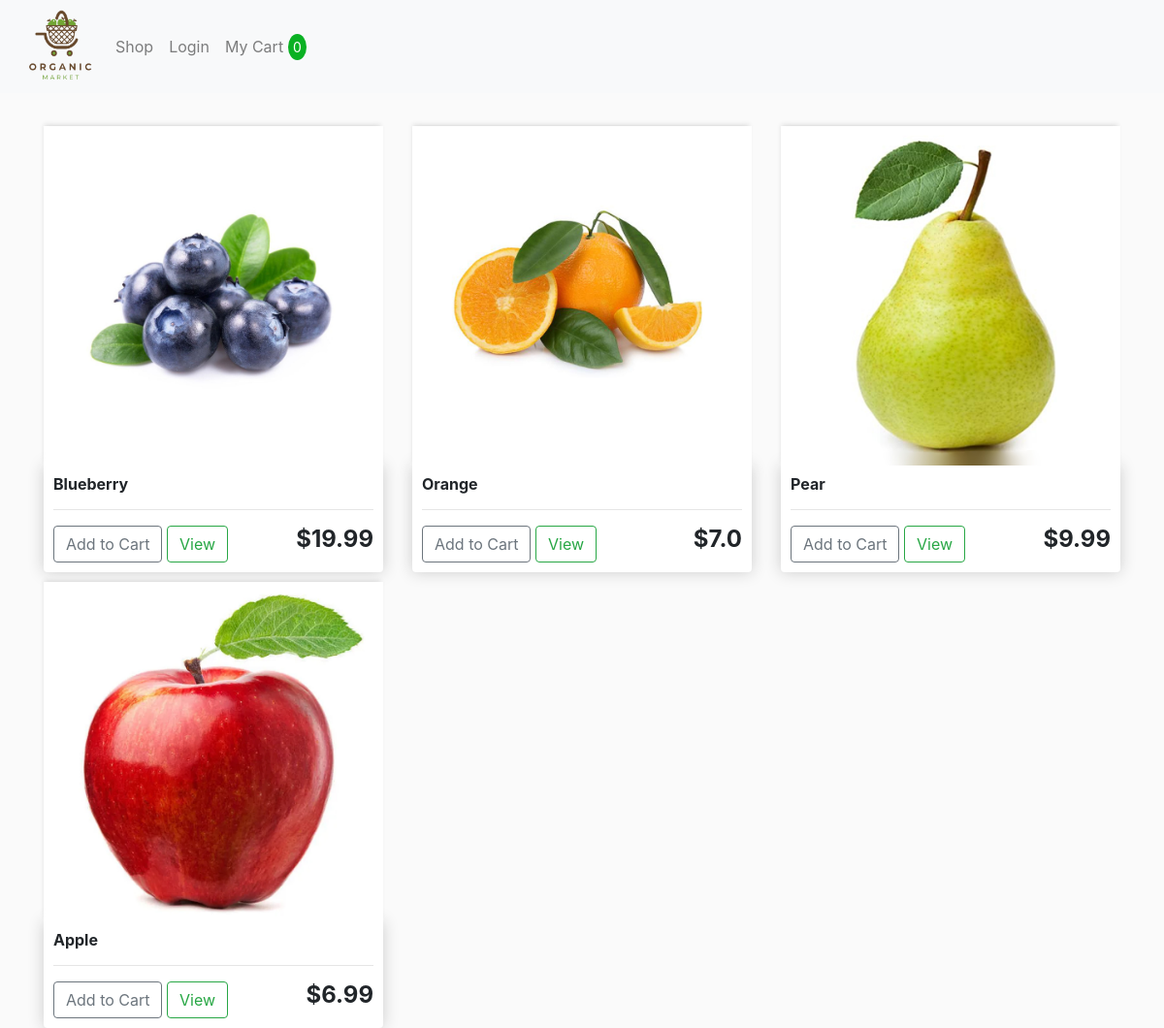
/store/, run on the app's committed database.
### store/models.py (models this page shows, shortened)
class Product(models.Model):
	name = models.CharField(max_length=200)
	price = models.FloatField()
	digital = models.BooleanField(default=False,null=True, blank=True)
	image = models.ImageField(null=True, blank=True)
	reg_date = models.DateTimeField("reg_date")
	@property
	def imageURL(self):
		try:
			url = self.image.url
		except:
			url = ''
		return url

### store/views.py (the view)
# urls.py: path('', include('store.urls')),
def store(request):
	data = cartData(request)
	cartItems = data['cartItems']
	order = data['order']
	items = data['items']
	products = Product.objects.all()
	context = {'products':products, 'cartItems':cartItems}
	return render(request, 'store/store.html', context)

### store/views.py (called while the page is built, shortened)
def cookieCart(request):
	try:
		cart = json.loads(request.COOKIES['cart'])
	except:
		cart = {}
		print('CART:', cart)
	items = []
	order = {'get_cart_total':0, 'get_cart_items':0, 'shipping':False}
	cartItems = order['get_cart_items']
	return {'cartItems':cartItems ,'order':order, 'items':items}

def cartData(request):
	if request.user.is_authenticated:
		customer = request.user.customer
		order, created = Order.objects.get_or_create(customer=customer, complete=False)
		items = order.orderitem_set.all()
		cartItems = order.get_cart_items
	else:
		cookieData = cookieCart(request)
		cartItems = cookieData['cartItems']
		order = cookieData['order']
		items = cookieData['items']
	return {'cartItems':cartItems ,'order':order, 'items':items}

### store/templates/store/store.html
{% extends 'store/main.html' %}
{% load static %}
{% block content %}
	<div class="row">
		{% for product in products %}
		<div class="col-lg-4">
			<img class="thumbnail" src="{{product.imageURL}}">
			<div class="box-element product">
				<h6><strong>{{product.name}}</strong></h6>
				<hr>
				<button data-product="{{product.id}}" data-action="add" class="btn btn-outline-secondary add-btn update-cart">Add to Cart</button>
				<a class="btn btn-outline-success" href="{% url 'product' product.id %}">View</a>
				<h4 style="float: right"><strong>${{product.price}}</strong></h4>
			</div>
		</div>
		{% endfor %}
	</div>
{% endblock content %}

### store/templates/store/main.html (shortened to what this page needs)
<!DOCTYPE html>
{% load static %}
<html>
<head>
	<link rel="stylesheet" href="https://stackpath.bootstrapcdn.com/bootstrap/4.4.1/css/bootstrap.min.css"
>
	<link rel="stylesheet" type="text/css" href="{% static 'css/main.css' %}">
</head>
<body>
	<nav class="navbar navbar-expand-lg navbar-light bg-light">
		<a href="{% url 'index' %}"><img src="{% static 'images/logo.png' %}" width="95" height="80"></a>
		<div class="collapse navbar-collapse" id="navbarNav">
			<ul class="navbar-nav">
				<li class="nav-item">
					<a class="nav-link" href="{% url 'store' %}">Shop </a>
				</li>
				<li class="nav-item">
					<a class="nav-link" href="{% url 'login' %}">Login</a>
				</li>
				<li class="nav-item">
					<a class="nav-link" href="{% url 'cart' %}">My Cart<p id="cart-total">{{cartItems}}</p></a>
				</li>
			</ul>
		</div>
	</nav>
	<div class="container">
		<br>
		{% block content %}
		{% endblock content %}
	</div>
</body>
</html>

### static/css/main.css (style rules this page uses)
body { background-color: hsl(0, 0%, 98%); }
.box-element { box-shadow:hsl(0, 0%, 80%) 0 0 16px; background-color: #fff; border-radius: 4px; padding: 10px; }
.thumbnail { width: 100%; -webkit-box-shadow: -1px -3px 5px -2px rgba(214,214,214,1); -moz-box-shadow: -1px -3px 5px -2px rgba(214,214,214,1); box-shadow: -1px -3px 5px -2px rgba(214,214,214,1); }
.product { border-radius: 0 0 4px 4px; }
#cart-total { display: inline; text-align: center; color:#fff; background-color: rgb(10, 177, 35); width: 20px; height: 20px; border-radius: 50%; font-size: 14px; padding: 5px; margin: 5px; }
.col-lg-4, .col-lg-6, .col-lg-8, .col-lg-12 { margin-top: 10px; }

### data on the page
Product: imageURL (picture), name "Blueberry", price "19.99"
Product: imageURL (picture), name "Orange", price "7.0"
Product: imageURL (picture), name "Pear", price "9.99"
Product: imageURL (picture), name "Apple", price "6.99"

### other printed values
{{ cartItems }} "0"
